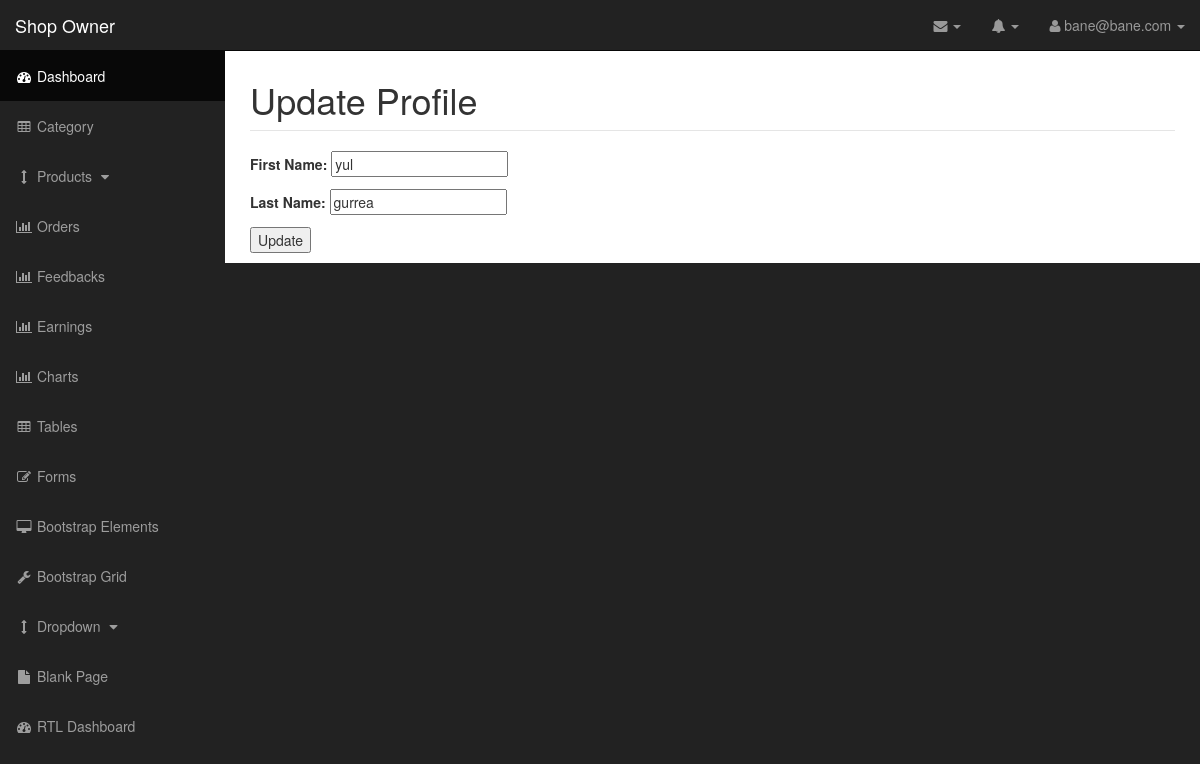
/shopowner/settings/update/profile/ (signed in), run on an earlier commit of the app's database.
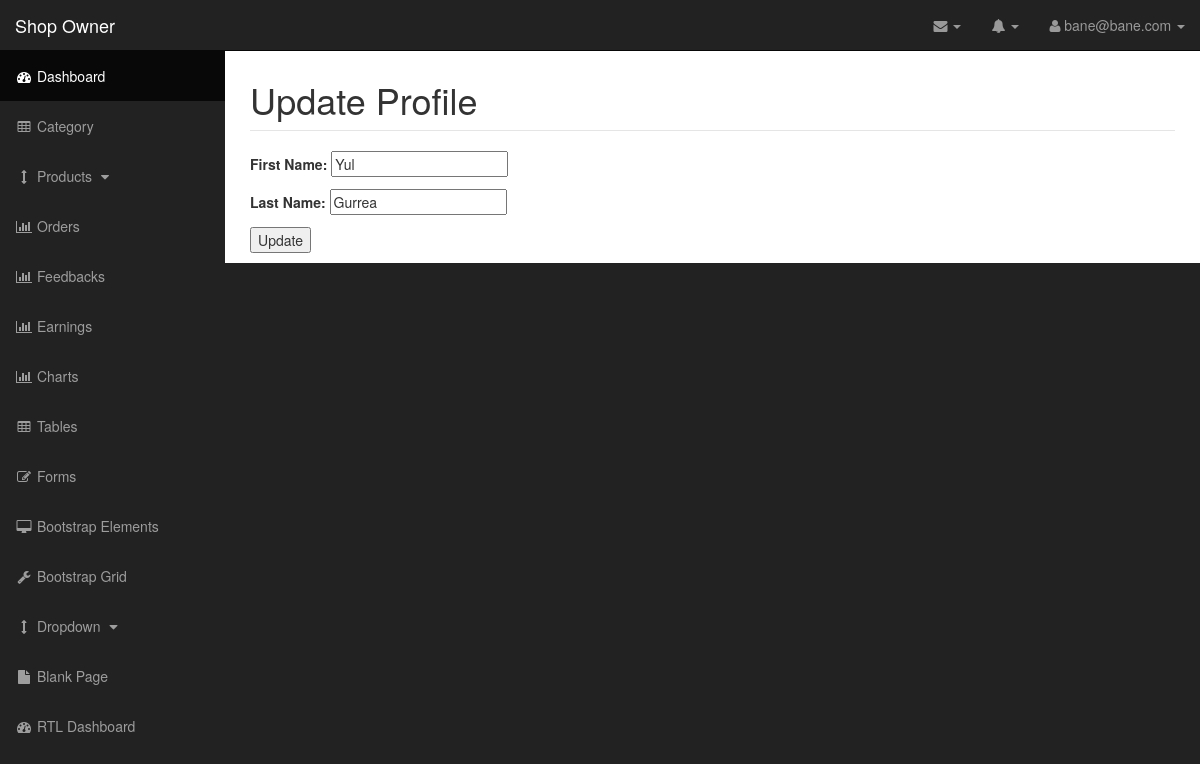
And on a later commit of the database.
### app/models.py (models this page shows, shortened)
class UserProf(models.Model):
    fname = models.CharField(max_length=120, default="None")
    lname = models.CharField(max_length=120, default="None")
    acct = models.ForeignKey(MyUser)
    is_active=models.BooleanField(default=True)

### app/views.py (the view)
# urls.py: url(r'^shopowner/settings/update/profile/$', 'app.views.ssupdate_profile', name='ssupdate_profile'),
def ssupdate_profile(request):
	if request.user.is_ShopOwner:
		shopowner = MyUser.object.get(pk=request.user.id)
		form = ProfileForm(instance=request.user.profile)
		if request.method == 'POST':
			form = ProfileForm(request.POST, instance=request.user.profile)
			if form.is_valid():
				shopowner = MyUser.object.get(pk=request.user.id)
				frm = form.save(commit=False)
				frm.acct = shopowner
				frm.save()
			return redirect('ssettings')
		return render(request, 'shopowner/up.html', {'shopowner': shopowner, 'form':form})

### app/forms.py
class ProfileForm(forms.ModelForm):
    fname = forms.CharField(label="First Name")
    lname = forms.CharField(label="Last Name")
    class Meta:
        model = UserProf
        fields = ['fname', 'lname']

### app/templates/shopowner/up.html
{%extends 'shopowner/shopowner.html'%}
{%block content%}
<h1>Update Profile</h1>
<legend></legend>
<form method='post'>{%csrf_token%}
	{{form.as_p}}
	<button type="submit" value="Submit"> Update </button>
</form>
{%endblock%}

What changed in the data, as far as the page shows it:
removed UserProf: fname "yul", lname "gurrea"
added UserProf: fname "Yul", lname "Gurrea"
